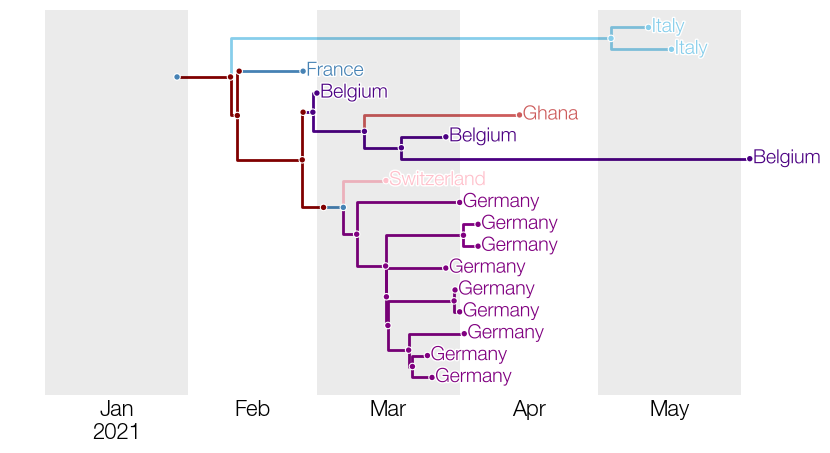

Write the Python code that produced this figure.
import baltic as bt
from baltic import bt_utils

import matplotlib as mpl
from matplotlib import pyplot as plt
from matplotlib.gridspec import GridSpec

mpl.use("Agg")
#################

ll=bt.io.load_nexus('latest_country_mcc.tre', 'time', tipRegex=r'\|([0-9\-]+)(\_[a-z_]+)*$')
ll.treeStats() ## report stats about tree
##########

fig = plt.figure(figsize=(10, 5), facecolor='w')
gs = GridSpec(1, 1, hspace=0.0, wspace=0.0)
ax = plt.subplot(gs[0])

##########
cladeTips = ll.get_external(lambda k: k.name in ['hCoV-19/Germany/BY-RKI-I-060971/2021|EPI_ISL_1566470|2021-03-25', 'hCoV-19/Germany/BY-RKI-I-061070/2021|EPI_ISL_1566566|2021-03-26', 'hCoV-19/Germany/un-RKI-I-078686/2021|EPI_ISL_1643902|2021-04-02', 'hCoV-19/Germany/un-RKI-I-078700/2021|EPI_ISL_1643915|2021-04-01', 'hCoV-19/Germany/BY-RKI-I-063055/2021|EPI_ISL_1568272|2021-03-31', 'hCoV-19/Germany/un-RKI-I-066248/2021|EPI_ISL_1571290|2021-03-29', 'hCoV-19/Germany/un-RKI-I-100187/2021|EPI_ISL_1845926|2021-04-05', 'hCoV-19/Germany/un-RKI-I-100182/2021|EPI_ISL_1845921|2021-04-05', 'hCoV-19/Germany/BY-MVP-000005530/2021|EPI_ISL_2094536|2021-04-01', 'hCoV-19/Switzerland/GE-33576177/2021|EPI_ISL_1369646|2021-03-16', 'hCoV-19/Switzerland/GE-33576177/2021|EPI_ISL_1369646|2021-03-16_ancestor_taxon', 'hCoV-19/Belgium/ULG-16502/2021|EPI_ISL_2685881|2021-06-03', 'hCoV-19/Belgium/rega-6642/2021|EPI_ISL_2424358|2021-03-29', 'hCoV-19/Ghana/WACCBIP-TRA702/2020|EPI_ISL_2285857|2021-04-14', 'hCoV-19/Belgium/ULG-12917/2021|EPI_ISL_1241728|2021-03-01', 'hCoV-19/Belgium/ULG-12917/2021|EPI_ISL_1241728|2021-03-01_ancestor_taxon', 'hCoV-19/France/ARA-210013001901/2021|EPI_ISL_1406653|2021-02-26', 'hCoV-19/France/ARA-210013001901/2021|EPI_ISL_1406653|2021-02-26_ancestor_taxon', 'hCoV-19/Italy/VEN-IZSVe-21RS1435-1_BL/2021|EPI_ISL_2638158|2021-05-12', 'hCoV-19/Italy/VEN-IZSVe-21RS1311-2_BL/2021|EPI_ISL_2448513|2021-05-17'])

ca = ll.find_MRCA(cladeTips)
ll = ll.subtree(ca)

traitName = 'country'
colours = {'Italy': 'skyblue', 'France': 'steelblue', 
           'Cameroon': 'maroon', 'Ghana': 'indianred', 
           'Belgium': 'indigo', 'Germany': 'purple', 'Switzerland': 'pink'}
colourFxn = lambda k: colours[k.traits[traitName]]

ll.plot_tree(ax, colourFxn=colourFxn, connectionType='elbow')
ll.plot_points(ax, targetFxn=lambda k: True, colourFxn=colourFxn, outlineColour='w', outlineSize=30, pointSize=15)

pathEffects = bt_utils.get_path_effects(mainColour='none', outlineWeight=2)
ll.plot_text(ax, colourFxn=colourFxn, textContentFxn=lambda k: k.traits[traitName], size=14, path_effects=pathEffects)

########
bt_utils.clean_axes(ax)

calendarTimeline = bt_utils.generate_calendar_timeline('2021-01-01', '2021-07-01')
bt_utils.format_time_grid(ax, calendarTimeline)
bt_utils.plot_time_grid(ax, calendarTimeline)

ax.tick_params(labelsize=16)
plt.savefig('travel-aware-tree.png', bbox_inches='tight')